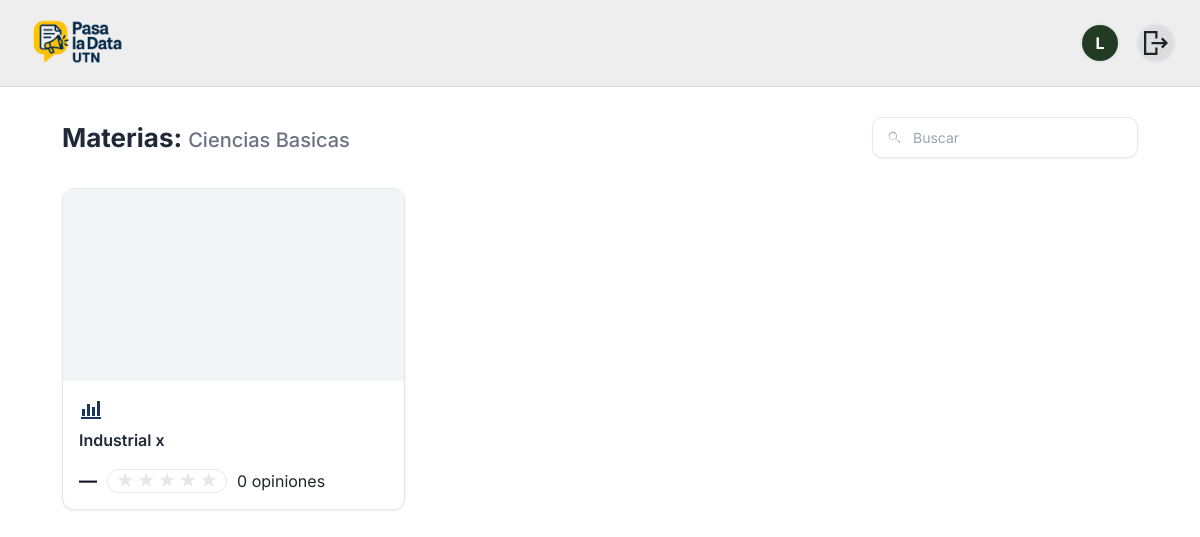
Page /academics/subjects/3/ (signed in) on the earlier database version.
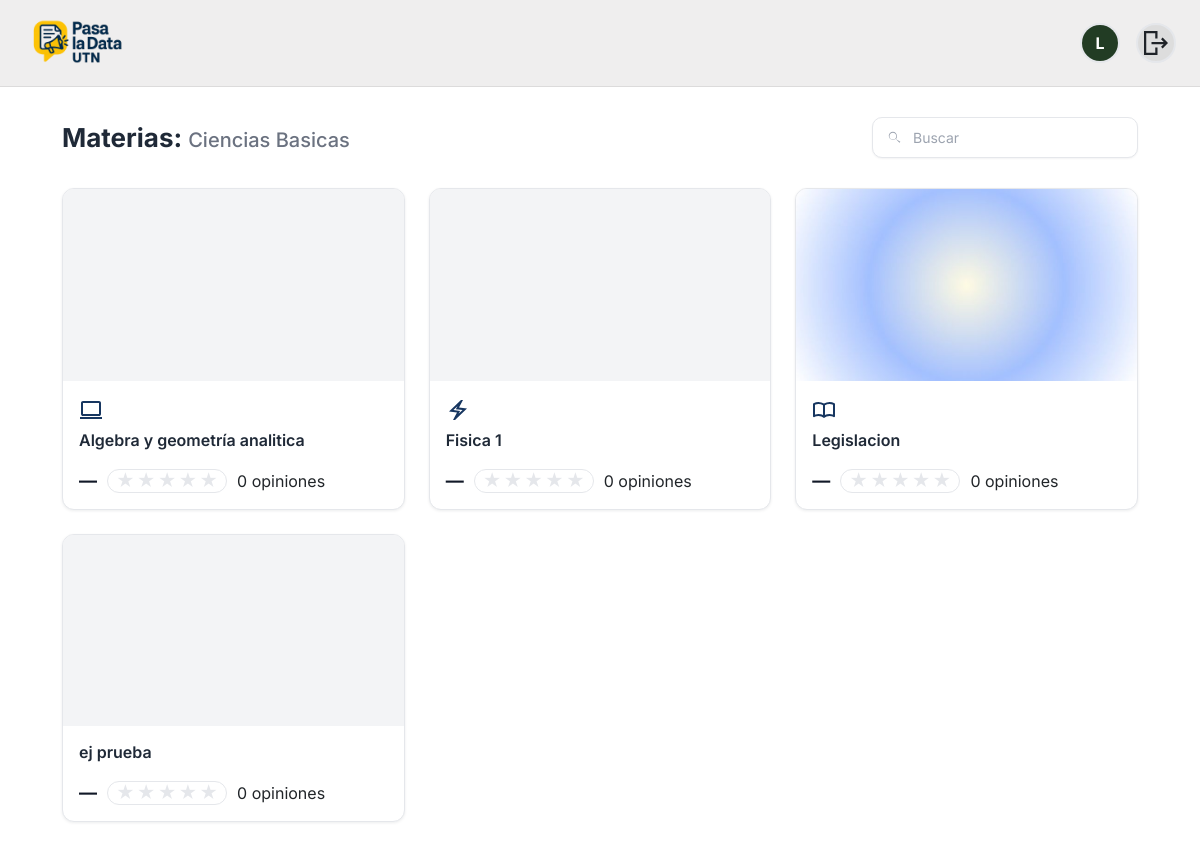
Same page on the later database version.
### people/models.py (models this page shows, shortened)
class User(AbstractUser):
    class Role(models.TextChoices):
        ALUMNO = "ALU", "Alumno"
        PROFESOR = "PRO", "Profesor"
        ADMIN = "ADM", "Administrador"
    rol = models.CharField(max_length=3, choices=Role.choices)
    legajo = models.CharField(max_length=20, unique=True, null=True, blank=True)  # solo alumnos
    username = models.CharField(max_length=150, blank=True, default='')
    imagen_perfil = models.ImageField(
        upload_to="profiles/", null=True, blank=True
    )

### academics/models.py (models this page shows, shortened)
class Department(models.Model):
    nombre = models.CharField(max_length=120, unique=True)
    imagen = models.ImageField(upload_to="departments/", blank=True, null=True)
    icono = models.CharField(max_length=4096, blank=True, null=True)
    created_at = models.DateTimeField(auto_now_add=True)
    active = models.BooleanField(default=True)
    class Meta:
        ordering = ["nombre"]
        verbose_name = "Departamento"

class Materia(models.Model):
    nombre = models.CharField(max_length=120, unique=True)
    eliminado = models.BooleanField(default=False)
    departamento = models.ForeignKey(Department, on_delete=models.CASCADE, related_name="materias")
    descripcion = models.TextField(blank=True, null=True)
    icono = models.CharField(max_length=4096, blank=True, null=True)
    imagen = models.ImageField(upload_to="materias/", blank=True, null=True)
    created_at = models.DateTimeField(auto_now_add=True)
    active = models.BooleanField(default=True)
    class Meta:
        ordering = ["nombre"]
        verbose_name = "Materia"

### academics/views.py (the view)
# urls.py: path("subjects/<int:department_id>/", views.MateriasListView.as_view(), name="subjects_by_dept"),
class MateriasListView(LoginRequiredMixin, ListView):
    template_name = "academics/materias.html"
    context_object_name = "subjects"
    model = Materia
    def get_queryset(self):
        self.department = get_object_or_404(Department, pk=self.kwargs["department_id"])
        avg_sq = (ResenaItem.objects
                  .filter(target_type="MATERIA", materia_id=OuterRef('pk'))
                  .values('materia_id')
                  .annotate(avg=Avg('puntuacion'))
                  .values('avg')[:1])
        cnt_sq = (ResenaItem.objects
                  .filter(target_type="MATERIA", materia_id=OuterRef('pk'))
                  .values('materia_id')
                  .annotate(cnt=Count('id'))
                  .values('cnt')[:1])
        return (Materia.objects
                .filter(departamento_id=self.department.pk, eliminado=False)
                .select_related("departamento")
                .annotate(
                    avg_rating=Coalesce(Subquery(avg_sq, output_field=FloatField()), Value(0.0)),
                    opiniones_cnt=Coalesce(Subquery(cnt_sq, output_field=IntegerField()), Value(0)),
                )
                .order_by("nombre"))
    def get_context_data(self, **kwargs):
        ctx = super().get_context_data(**kwargs)
        ctx["department"] = self.department
        ctx["current_year"] = timezone.now().year
        for d in ctx["subjects"]:
            promedio = float(getattr(d, "avg_rating", 0.0) or 0.0)
            cantidad = int(getattr(d, "opiniones_cnt", 0) or 0)
            full_stars = max(0, min(5, int(round(promedio)))) if cantidad else 0
            d.rating = {
                "score": f"{promedio:.1f}" if cantidad else "—",
                "count_text": _count_text(cantidad),
                "full_stars": full_stars,
            }
        return ctx

### academics/views.py (called while the page is built)
def _count_text(n: int) -> str:
        return f"{n} opiniones" if n < 1000 else f"{n/1000:.1f} k opiniones"

### academics/templates/academics/materias.html (shortened to what this page needs)
{% extends "base.html" %}
{% load static %}
{% block extra_head %}
<link rel="stylesheet" href="{% static 'academics/css/departamento.css' %}">
{% endblock %}
{% block content %}
<div class="aa-container">
  <div class="aa-toolbar">
    <div class="aa-titles">
  <h2 class="aa-h2">Materias:</h2>
  <h2 class="aa-subh2">{{ department.nombre }}</h2>
</div>
    <div class="aa-search">
      <svg viewBox="0 0 24 24" aria-hidden="true">
        <path
          d="M15.5 14h-.79l-.28-.27a6.471 6.471 0 0 0 1.57-4.23C15.99 6.01 13.48 3.5 10.5 3.5S5 6.01 5 9s2.51 5.5 5.5 5.5c1.61 0 3.09-.59 4.23-1.57l.27.28v.79l4.25 4.25 1.27-1.27L15.5 14Zm-5 0C8.01 14 6 11.99 6 9.5S8.01 5 10.5 5 15 7.01 15 9.5 12.99 14 10.5 14Z" />
      </svg>
      <input id="search" type="text" placeholder="Buscar" autocomplete="off">
    </div>
  </div>
  <section id="grid" class="aa-grid">
   {% for d in subjects %}
  {% url 'academics:materia_comisiones' d.id current_year as subj_url %}
  {% include "academics/Components/card.html" with title=d.nombre image_url=d.imagen icon=d.icono badge=d.badge rating=d.rating opinions=d.opiniones href=subj_url new_tab=False %}
{% endfor %}
  </section>
</div>
{% endblock %}

### templates/base.html (shortened to what this page needs)
{% load static %}
<!doctype html>
<html lang="es">
<head>
  <link rel="stylesheet" href="{% static 'css/bootstrap.min.css' %}">
  <link rel="stylesheet" href="{% static 'css/app.css' %}?v=1">
  {% block extra_head %}{% endblock %}
</head>
<body>
  {% include "partials/_navbar.html" %}
  <main class="container">
    {% block content %}{% endblock %}
  </main>
</body>
</html>

### templates/partials/_navbar.html
{% load static %}
<header class="navbar">
  <div class="navbar__inner container-narrow">
    <a class="navbar__brand"
       href="{% if request.user.is_authenticated and request.user.rol == 'ADM' %}
                {% url 'academics:admin_panel' %}
              {% else %}
                {% url 'academics:home' %}
              {% endif %}">
      <img class="navbar__logo" src="{% static 'img/logo.png' %}" alt="Pasa la Data UTN">
    </a>
    <div class="navbar__right">
      {% if request.user.is_authenticated %}
        {% if request.user.rol != "ADM" %}
          <a class="nav-avatar" href="{% url 'people:perfil' %}" title="Mi perfil">
            {% if request.user.imagen_perfil %}
              <img src="{{ request.user.imagen_perfil.url }}" alt="Foto de perfil">
            {% else %}
              <span class="nav-avatar__fallback">
                {{ request.user.get_short_name|default:request.user.username|slice:":1"|upper }}
              </span>
            {% endif %}
          </a>
        {% endif %}
        <a class="nav-avatar" href="{% url 'people:logout' %}" title="Cerrar sesión">
          <img src="{% static 'img/logout.svg' %}" alt="Cerrar sesión" class="logout-icon">
        </a>
      {% else %}
        <a class="btn btn-light btn-sm" href="{% url 'people:register' %}">Registrate</a>
        <a class="btn btn-light btn-sm" href="{% url 'people:login' %}">Iniciar sesión</a>
      {% endif %}
    </div>
  </div>
</header>

### academics/templates/academics/Components/card.html (shortened to what this page needs)
{% load static %}
{% block extra_head %}
<link rel="stylesheet" href="{% static 'academics/css/card.css' %}">
{% endblock %}
    <a class="aa-card" href="{{ href }}" data-name="{{ title|lower }}"
    {% if new_tab %}target="_blank" rel="noopener"{% endif %}>
        <div class="aa-thumb">
    {% if image_url %}
      {% if image_url.url %}
        <img src="{{ image_url.url }}" alt="{{ title }}"
             onerror="this.closest('.aa-thumb').classList.add('aa-thumb-placeholder'); this.remove();">
      {% elif image_url|slice:":4" == "<svg" %}
        <div class="aa-thumb-svg">{{ image_url|safe }}</div>
      {% else %}
        <img src="{{ image_url }}" alt="{{ title }}"
             onerror="this.closest('.aa-thumb').classList.add('aa-thumb-placeholder'); this.remove();">
      {% endif %}
    {% else %}
      <div class="aa-thumb-placeholder"></div>
    {% endif %}
  </div>
  <div class="aa-body">
    {% if icon %}
      <div class="aa-icon">
        {% if icon.url %}
          <img class="aa-icon-img" src="{{ icon.url }}" alt=""
               onerror="this.remove();">
        {% elif icon|slice:":4" == "<svg" %}
          {{ icon|safe }}
        {% else %}
          <img class="aa-icon-img" src="{{ icon }}" alt=""
               onerror="this.remove();">
        {% endif %}
      </div>
    {% endif %}
        <h3 class="aa-title">{{ title }}</h3>
                {% if rating %}
    <div class="pp-rating-row">
        <span class="pp-score">{{ rating.score }}</span>
        <span class="pp-stars-pill">
        <span class="pp-stars" aria-label="rating">
            {% for i in "12345" %}
            {% if forloop.counter <= rating.full_stars %}
                <i>★</i>
            {% else %}
                <i class="off">★</i>
            {% endif %}
            {% endfor %}
        </span>
        </span>
        <span class="pp-opiniones">{{ rating.count_text }}</span>
    </div>
    {% endif %}
        </div>
    </a>

### static/css/app.css (style rules this page uses)
html, body { margin: 0; padding: 0; }
header.navbar { background: #efeeee; position: sticky; top: 0; z-index: 50; border-bottom: 1px solid rgba(0,0,0,.08); width: 100%; margin: 0; border-radius: 0 !important; }
.container-narrow { max-width: none; width: 100%; padding: 0 24px; box-sizing: border-box; }
.navbar__inner { display: flex; align-items: center; height: 70px; }
.navbar__brand { display: flex; align-items: center; }
.navbar__logo { height: 105px; width: auto; display: block; object-fit: contain; }
.navbar__right { margin-left: auto; display: flex; align-items: center; gap: 16px; }
:root { --font-ui: "Inter", system-ui, -apple-system, "Segoe UI", Roboto, Helvetica, Arial, sans-serif; }
html { font-family: var(--font-ui) !important; line-height: 1.5; }
body, input, select, textarea, button { font-family: inherit !important; }
*, *::before, *::after { font-kerning: normal; }
header.navbar .nav-avatar { width: 40px; height: 40px; border-radius: 50%; overflow: hidden; display: inline-flex; align-items: center; justify-content: center; text-decoration: none; background: #ddd; color: #333; border: 2px solid #e5e7eb; flex-shrink: 0; }
header.navbar .nav-avatar > img { width: 100%; height: 100%; display: block; object-fit: cover; object-position: center; }
header.navbar .nav-avatar__fallback { width: 100%; height: 100%; display: inline-flex; align-items: center; justify-content: center; font-weight: 700; font-size: 16px; color: #fff; background: #223C24; }

### academics/static/academics/css/departamento.css (style rules this page uses)
.aa-container { max-width: 1200px; margin: 0 auto; padding: 30px 20px; }
.aa-toolbar { display: flex; align-items: center; justify-content: space-between; gap: 16px; margin-bottom: 30px; }
.aa-toolbar h2 { margin: 0; font-weight: 700; font-size: 28px; color: #1f2937; }
.aa-search { display: flex; align-items: center; gap: 8px; border: 1px solid #e5e7eb; border-radius: 10px; padding: 8px 12px; min-width: 260px; background: #fff; box-shadow: 0 1px 2px rgba(16,24,40,.05); }
.aa-search svg { width: 18px; height: 18px; flex: 0 0 auto; fill: #9ca3af; }
.aa-search input { border: 0; outline: 0; width: 100%; background: transparent; font-size: 14px; }
.aa-search input::placeholder { color: #9ca3af; }
.aa-grid { display: grid; grid-template-columns: repeat(auto-fill, minmax(280px, 1fr)); gap: 24px; margin-top: 8px; }
.aa-card { display: flex; flex-direction: column; background: #fff; border-radius: 12px; border: 1px solid #e5e7eb; box-shadow: 0 1px 3px rgba(16,24,40,.08); text-decoration: none; color: inherit; overflow: hidden; transition: transform .18s ease, box-shadow .18s ease; }
.aa-thumb { position: relative; width: 100%; padding-top: 56.25%; overflow: hidden; background: #f3f4f6; }
.aa-thumb img { position: absolute; top: 0; left: 0; width: 100%; height: 100%; object-fit: cover; }
.aa-body { padding: 16px; display: flex; flex-direction: column; align-items: flex-start; text-align: left; }
.aa-icon { font-size: 22px; line-height: 1; }
.aa-title { margin: 0; font-size: 16px; font-weight: 600; color: #1f2937; }
.aa-toolbar .aa-titles { display: inline-flex; align-items: baseline; gap: 6px; }
.aa-toolbar .aa-h2 { margin: 0; font-weight: 700; font-size: 26px; color: #1f2937; }
.aa-toolbar .aa-subh2 { margin: 0; font-weight: 500; font-size: 20px; color: #6b7280; }

Differences in the rows shown:
added Materia: icono (picture), nombre "Algebra y geometría analitica", score "—", count_text "0 opiniones"
added Materia: icono (picture), nombre "Fisica 1", score "—", count_text "0 opiniones"
changed Materia: imagen: picture added; icono: a different picture; nombre "Industrial x" → "Legislacion"
added Materia: nombre "ej prueba", score "—", count_text "0 opiniones"
